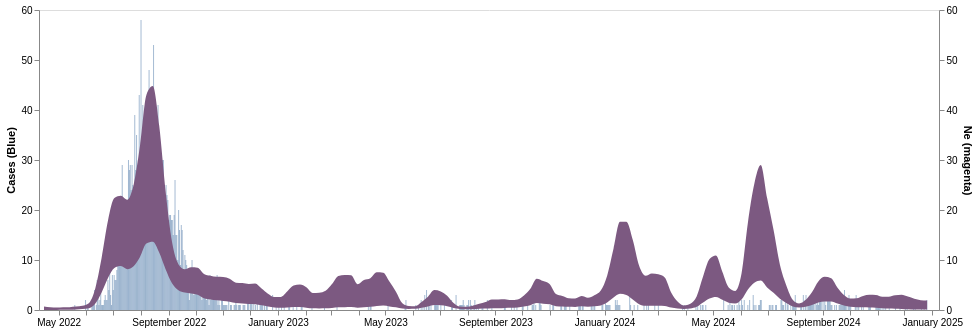

Write notebook code for a chart like this one.
### Code cell
cases = alt.Chart(la_mpox_cases_df).mark_bar(interpolate='monotone', opacity = 0.5, size = 1).encode(
    alt.X('date:T', axis=alt.Axis(title="", tickCount = "month",grid=False, format="%B %Y")),
    alt.Y('cases',axis=alt.Axis(title="Cases (Blue)", grid=False))
).properties(
    width=900,
    height=300
)

(cases + line_ne).resolve_scale(y = "independent")

### Figure 1 — Vega-Lite specification as saved in the notebook (floating-point values rounded to 4 significant figures; data arrays with more than 128 entries replaced by an {"elided": "..."} marker saying what was removed)
{"config": {"view": {"continuousWidth": 400, "continuousHeight": 300}}, "layer": [{"data": {"name": "data-ea58474a8d637ca6235815f3f4663eb3"}, "mark": {"type": "bar", "interpolate": "monotone", "opacity": 0.5, "size": 1}, "encoding": {"x": {"axis": {"format": "%B %Y", "grid": false, "tickCount": "month", "title": ""}, "field": "date", "type": "temporal"}, "y": {"axis": {"grid": false, "title": "Cases (Blue)"}, "field": "cases", "type": "quantitative"}}, "height": 300, "width": 900}, {"data": {"name": "data-94fd304e7c87c2524726e1725df4e17c"}, "mark": {"type": "area", "clip": true, "color": "#7c5981", "interpolate": "monotone", "opacity": 1}, "encoding": {"x": {"axis": {"format": "%b %Y", "grid": false, "tickCount": "month", "title": ""}, "field": "date", "type": "temporal"}, "y": {"axis": {"grid": false, "title": "Ne (magenta)"}, "field": "lower_hpd_linear_50_MA", "scale": {"domain": [0, 60]}, "type": "quantitative"}, "y2": {"field": "upper_hpd_linear_50_MA"}}, "height": 300, "width": 900}], "resolve": {"scale": {"y": "independent"}}, "$schema": "https://vega.github.io/schema/vega-lite/v4.17.0.json", "datasets": {"data-ea58474a8d637ca6235815f3f4663eb3": {"elided": "961 records"}, "data-94fd304e7c87c2524726e1725df4e17c": {"elided": "139 records"}}}
